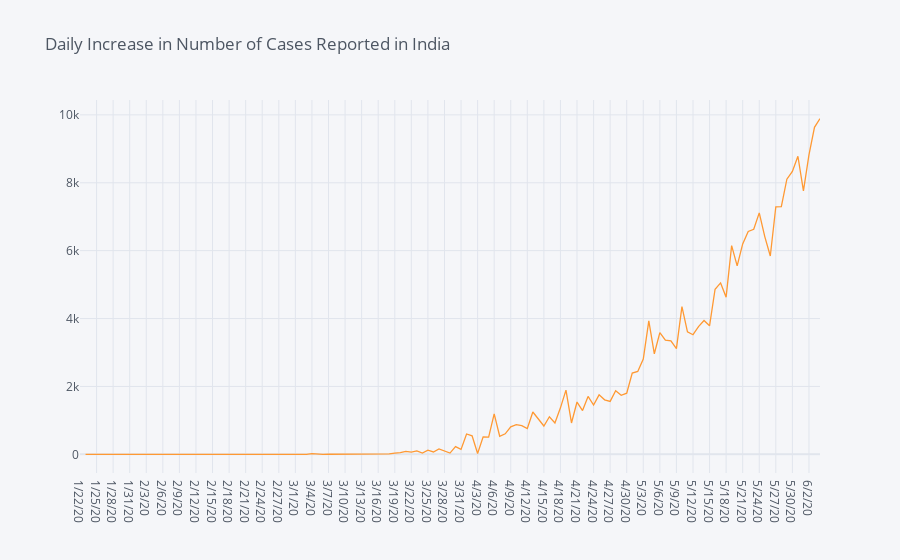
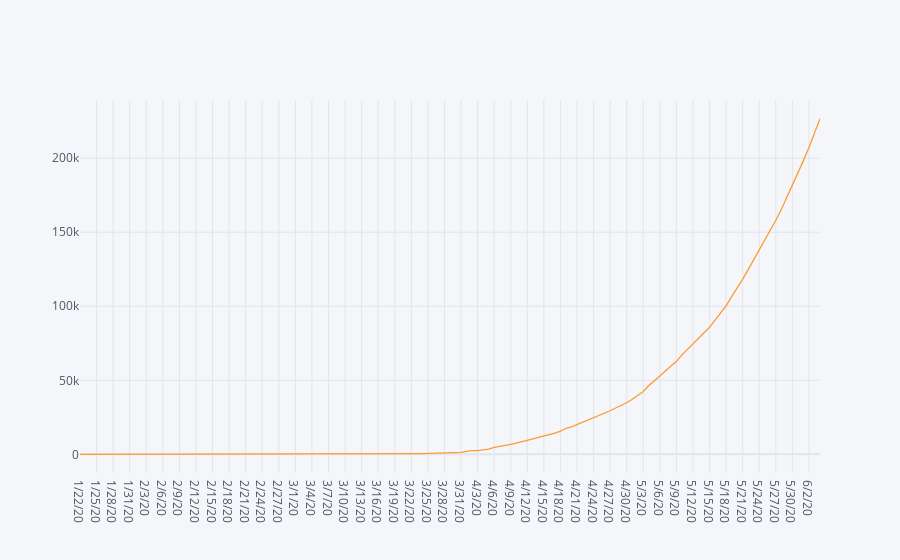

Notebook code cell kept with these figures, in order:
### Code cell
covid19_country.loc['India'].diff().iplot(title = "Daily Increase in Number of Cases Reported in India")
covid19_country.loc['India'].transpose().iplot()

### Figure 1 — Plotly figure (JSON) as saved in the notebook; plotly's stock layout.template omitted (floating-point values rounded to 4 significant figures; data arrays with more than 128 entries replaced by an {"elided": "..."} marker saying what was removed)
{"data": [{"line": {"color": "rgba(255, 153, 51, 1.0)", "dash": "solid", "shape": "linear", "width": 1.3}, "mode": "lines", "name": "India", "text": "", "type": "scatter", "x": {"elided": "135 str values"}, "y": {"elided": "135 mixed values"}}], "layout": {"legend": {"bgcolor": "#F5F6F9", "font": {"color": "#4D5663"}}, "paper_bgcolor": "#F5F6F9", "plot_bgcolor": "#F5F6F9", "title": {"font": {"color": "#4D5663"}, "text": "Daily Increase in Number of Cases Reported in India"}, "xaxis": {"gridcolor": "#E1E5ED", "showgrid": true, "tickfont": {"color": "#4D5663"}, "title": {"font": {"color": "#4D5663"}, "text": ""}, "zerolinecolor": "#E1E5ED"}, "yaxis": {"gridcolor": "#E1E5ED", "showgrid": true, "tickfont": {"color": "#4D5663"}, "title": {"font": {"color": "#4D5663"}, "text": ""}, "zerolinecolor": "#E1E5ED"}}}

### Figure 2 — Plotly figure (JSON) as saved in the notebook; plotly's stock layout.template omitted (floating-point values rounded to 4 significant figures; data arrays with more than 128 entries replaced by an {"elided": "..."} marker saying what was removed)
{"data": [{"line": {"color": "rgba(255, 153, 51, 1.0)", "dash": "solid", "shape": "linear", "width": 1.3}, "mode": "lines", "name": "India", "text": "", "type": "scatter", "x": {"elided": "135 str values"}, "y": {"elided": "135 int values"}}], "layout": {"legend": {"bgcolor": "#F5F6F9", "font": {"color": "#4D5663"}}, "paper_bgcolor": "#F5F6F9", "plot_bgcolor": "#F5F6F9", "title": {"font": {"color": "#4D5663"}}, "xaxis": {"gridcolor": "#E1E5ED", "showgrid": true, "tickfont": {"color": "#4D5663"}, "title": {"font": {"color": "#4D5663"}, "text": ""}, "zerolinecolor": "#E1E5ED"}, "yaxis": {"gridcolor": "#E1E5ED", "showgrid": true, "tickfont": {"color": "#4D5663"}, "title": {"font": {"color": "#4D5663"}, "text": ""}, "zerolinecolor": "#E1E5ED"}}}
